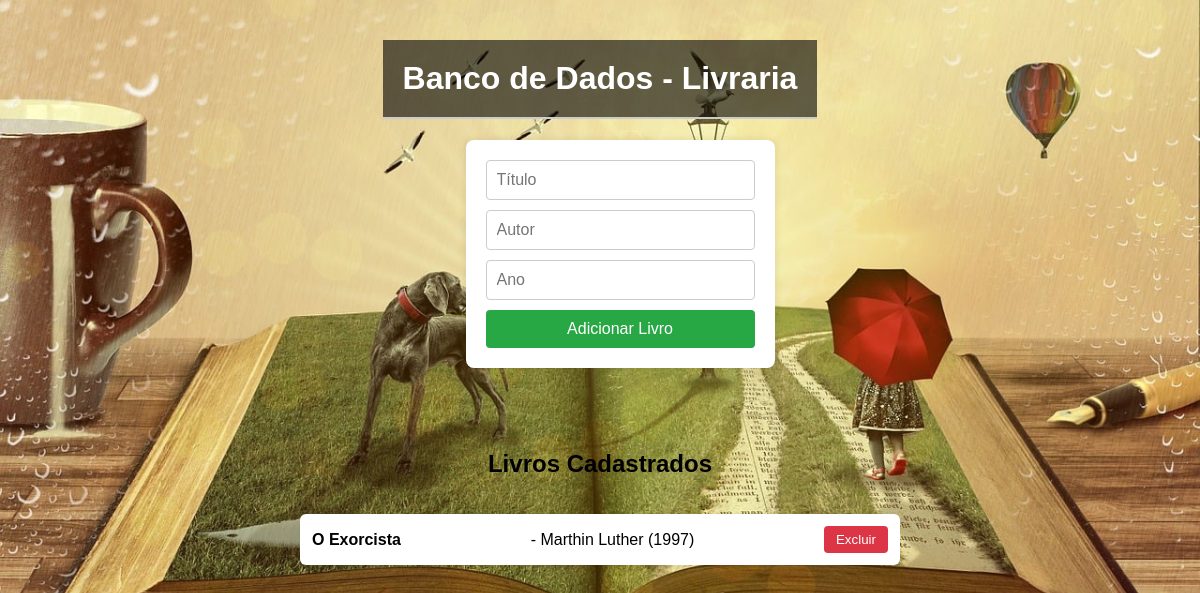
Page /QUESTÃO-1/index.php on the earlier database version.
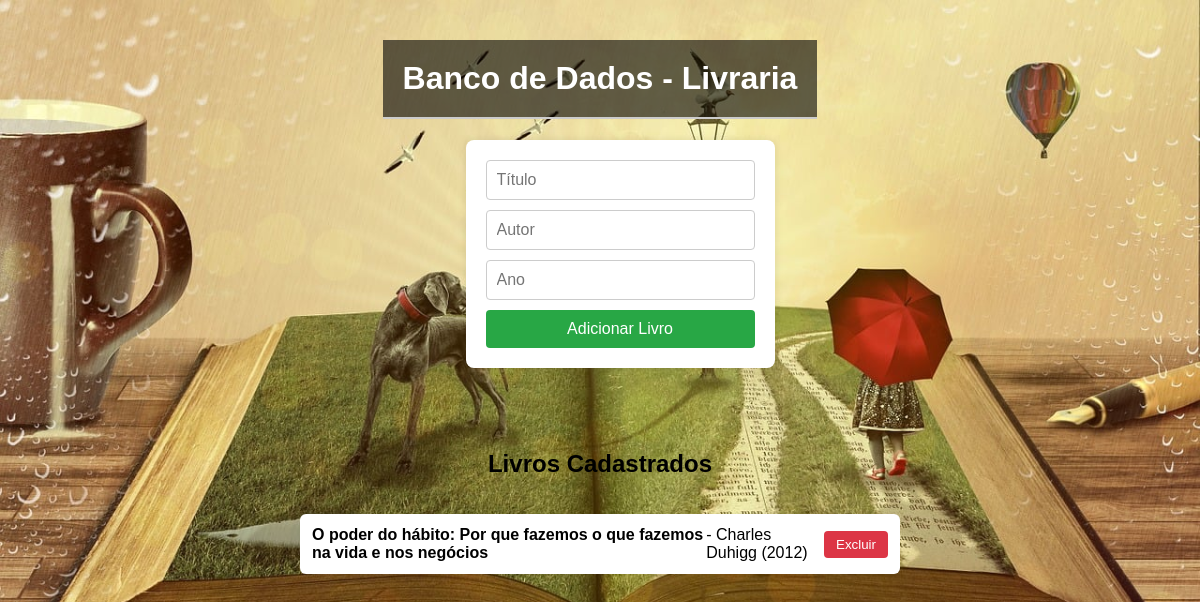
Same page on the later database version.
### tables this page shows
CREATE TABLE livros (
    id INTEGER PRIMARY KEY AUTOINCREMENT,
    titulo TEXT NOT NULL,
    autor TEXT NOT NULL,
    ano INTEGER NOT NULL
);

### QUESTÃO-1/index.php (the view, shortened to what this page needs)
<?php include 'database.php'; ?>
<!DOCTYPE html>
<html lang="pt-BR">
<head>
</head>
<body>
    <div class="main-container">
        <h1>Banco de Dados - Livraria</h1>
        <div class="container-form">
            <form id="livroForm">
                <input type="text" name="titulo" placeholder="Título" required>
                <input type="text" name="autor" placeholder="Autor" required>
                <input type="number" name="ano" placeholder="Ano" required>
                <button type="submit">Adicionar Livro</button>
            </form>
        </div>
        <h2>Livros Cadastrados</h2>
        <ul id="listaLivros">
        <?php
            $stmt = $db->query("SELECT * FROM livros ORDER BY id DESC");
            while ($row = $stmt->fetch(PDO::FETCH_ASSOC)) {
                echo "<li id='livro-{$row['id']}'>
                        <strong>{$row['titulo']}</strong> - {$row['autor']} ({$row['ano']})
                        <button onclick='excluirLivro({$row['id']})'>Excluir</button>
                    </li>";
            }
        ?>
        </ul>
    </div>
</body>
</html>

### QUESTÃO-1/index.php (style rules this page uses)
h1 { text-align: center; background-color: rgba(0, 0, 0, 0.6); color: white; padding: 20px; margin-top: 0; font-size: 2rem; border-bottom: 2px solid #ccc; }
body { margin: 0; padding: 0; font-family: Arial, sans-serif; background-image: url('imagens/livro.jpg'); background-size: cover; }
.main-container { display: flex; flex-direction: column; align-items: center; padding: 40px 20px; }
form#livroForm { display: flex; flex-direction: column; gap: 10px; background-color: white; padding: 20px; border-radius: 8px; box-shadow: 0 0 8px rgba(0, 0, 0, 0.1); width: 100%; max-width: 500px; margin-bottom: 30px; }
form#livroForm input, form#livroForm button { padding: 10px; font-size: 1rem; border: 1px solid #ccc; border-radius: 4px; }
form#livroForm button { background-color: #28a745; color: white; border: none; cursor: pointer; }
ul#listaLivros { list-style: none; padding: 0; width: 100%; max-width: 600px; }
ul#listaLivros li { background-color: white; margin-bottom: 10px; padding: 12px; border-radius: 6px; display: flex; justify-content: space-between; align-items: center; box-shadow: 0 0 4px rgba(0, 0, 0, 0.05); }
ul#listaLivros button { background-color: #dc3545; color: white; border: none; padding: 6px 12px; border-radius: 4px; cursor: pointer; }

Differences in the rows shown:
removed livros: titulo "O Exorcista", autor "Marthin Luther", ano "1997"
added livros: titulo "O poder do hábito: Por que fazemos o que fazemos na vida e nos negócios", autor "Charles Duhigg", ano "2012"
